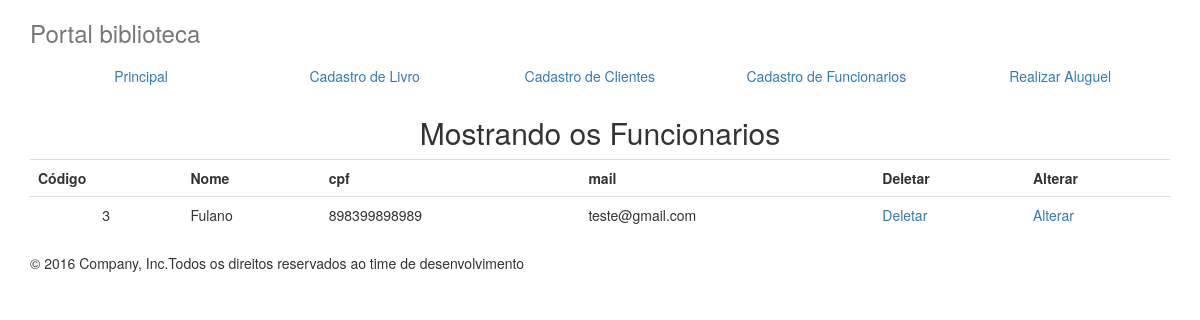
Before: /visualizacao/visualizacaoFuncionario.php with the older database file.
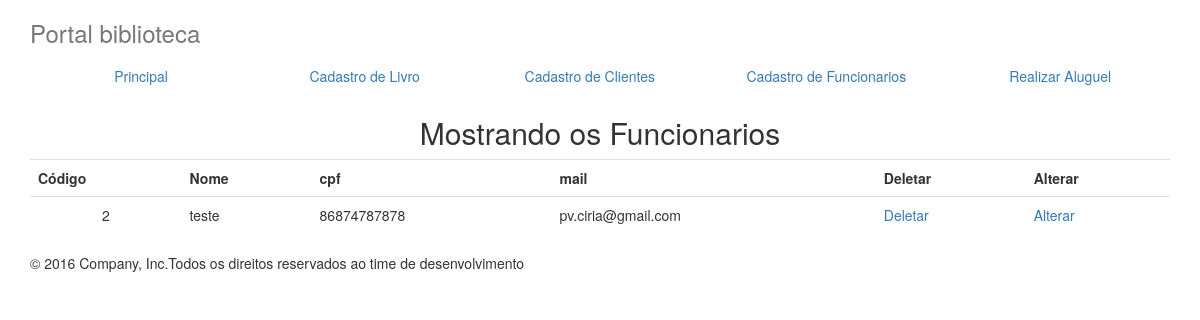
After: the same page with the newer database file.
### tables this page shows
CREATE TABLE IF NOT EXISTS `employee` (
  `name` varchar(100) NOT NULL,
  `phone` varchar(100) NOT NULL,
  `mail` varchar(100) NOT NULL,
  `cpf` varchar(100) NOT NULL,
  `address` varchar(100) NOT NULL,
  `id` bigint(20) unsigned NOT NULL AUTO_INCREMENT,
  UNIQUE KEY `id` (`id`)
);

### visualizacao/visualizacaoFuncionario.php (the view, shortened to what this page needs)
<!doctype html>
<html>
<head>
<link rel="stylesheet" href="../css/bootstrap.css">
</head>
<body>
<div class="container">
      <div class="masthead">
        <h3 class="text-muted">Portal biblioteca</h3>
        <nav>
          <ul class="nav nav-justified">
            <li class="active"><a href="#">Principal</a></li>
            <li><a href="cadastroLivro.php">Cadastro de Livro</a></li>
            <li><a href="cadastroCliente.php">Cadastro de Clientes</a></li>
            <li><a href="cadastroFuncionario.php">Cadastro de Funcionarios</a></li>
            <li><a href="#">Realizar Aluguel</a></li>
          </ul>
        </nav>
      </div>
      <div>
	  <?php
		$resultado=mysql_query("Select * from employee order by id") or die ("Não é possível consultar funcionarios.");
		print("<center><h2>Mostrando os Funcionarios</h2>");
		print("<table class='display table' width='90%'>");
		print("<tr><td><b>Código</td>");
		print("<td><b>Nome</td>");
		print("<td><b>cpf</td>");
		print("<td><b>mail</td>");
		print("<td><b>Deletar</td><td><b>Alterar</td></tr>");
			while ($linha=mysql_fetch_array($resultado))
{
   $id=$linha["id"];
   $name=$linha["name"];
   $cpf=$linha["cpf"];
   $mail=$linha["mail"];
   print("<tr><td align='center'>$id</td>");
   print("<td>$name</td>");
   print("<td>$cpf</td>");
   print("<td>$mail</td>");
    print("<td><a href='../trafegoDados/deletaFuncionario.php?cod=$id '>Deletar</a></td>");
	print("<td><a href='../trafegoDados/alteraFuncionario.php?cod=$id '>Alterar</a></td></tr>");   }
   print("</table></center>");
?>
	  </div>
      <footer class="footer">
        <p>&copy; 2016 Company, Inc.Todos os direitos reservados ao time de desenvolvimento</p>
      </footer>
    </div>
</body>
</html>

Changed rows visible on the page:
removed employee: id "3", name "Fulano", cpf "898399898989", mail "teste@gmail.com"
added employee: id "2", name "teste", cpf "86874787878", mail "pv.ciria@gmail.com"
